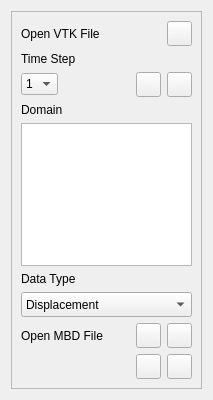
<?xml version="1.0" encoding="UTF-8"?>
<ui version="4.0">
 <class>VTKDockWidget</class>
 <widget class="QWidget" name="VTKDockWidget">
  <property name="geometry">
   <rect>
    <x>0</x>
    <y>0</y>
    <width>213</width>
    <height>400</height>
   </rect>
  </property>
  <property name="maximumSize">
   <size>
    <width>213</width>
    <height>400</height>
   </size>
  </property>
  <property name="windowTitle">
   <string>Form</string>
  </property>
  <layout class="QVBoxLayout" name="verticalLayout">
   <item>
    <widget class="QFrame" name="frame">
     <property name="frameShape">
      <enum>QFrame::StyledPanel</enum>
     </property>
     <property name="frameShadow">
      <enum>QFrame::Raised</enum>
     </property>
     <layout class="QVBoxLayout" name="verticalLayout_2">
      <item>
       <layout class="QHBoxLayout" name="horizontalLayout">
        <item>
         <widget class="QLabel" name="label">
          <property name="font">
           <font>
            <pointsize>9</pointsize>
           </font>
          </property>
          <property name="text">
           <string>Open VTK File</string>
          </property>
         </widget>
        </item>
        <item>
         <spacer name="horizontalSpacer">
          <property name="orientation">
           <enum>Qt::Horizontal</enum>
          </property>
          <property name="sizeHint" stdset="0">
           <size>
            <width>40</width>
            <height>20</height>
           </size>
          </property>
         </spacer>
        </item>
        <item>
         <widget class="QPushButton" name="pushButton_2">
          <property name="minimumSize">
           <size>
            <width>25</width>
            <height>25</height>
           </size>
          </property>
          <property name="maximumSize">
           <size>
            <width>25</width>
            <height>25</height>
           </size>
          </property>
          <property name="text">
           <string/>
          </property>
          <property name="icon">
           <iconset resource="../MainWindow.qrc">
            <normaloff>:/main_wind/figure/main_wind/open.png</normaloff>:/main_wind/figure/main_wind/open.png</iconset>
          </property>
         </widget>
        </item>
       </layout>
      </item>
      <item>
       <widget class="QLabel" name="label_3">
        <property name="maximumSize">
         <size>
          <width>16777215</width>
          <height>15</height>
         </size>
        </property>
        <property name="font">
         <font>
          <pointsize>9</pointsize>
         </font>
        </property>
        <property name="text">
         <string>Time Step</string>
        </property>
       </widget>
      </item>
      <item>
       <layout class="QHBoxLayout" name="horizontalLayout_2">
        <property name="spacing">
         <number>6</number>
        </property>
        <item>
         <widget class="QComboBox" name="comboBox_2">
          <item>
           <property name="text">
            <string>1</string>
           </property>
          </item>
          <item>
           <property name="text">
            <string>2</string>
           </property>
          </item>
          <item>
           <property name="text">
            <string>3</string>
           </property>
          </item>
          <item>
           <property name="text">
            <string>4</string>
           </property>
          </item>
          <item>
           <property name="text">
            <string>5</string>
           </property>
          </item>
         </widget>
        </item>
        <item>
         <spacer name="horizontalSpacer_3">
          <property name="orientation">
           <enum>Qt::Horizontal</enum>
          </property>
          <property name="sizeHint" stdset="0">
           <size>
            <width>40</width>
            <height>20</height>
           </size>
          </property>
         </spacer>
        </item>
        <item>
         <widget class="QPushButton" name="pushButton_4">
          <property name="minimumSize">
           <size>
            <width>25</width>
            <height>25</height>
           </size>
          </property>
          <property name="maximumSize">
           <size>
            <width>25</width>
            <height>25</height>
           </size>
          </property>
          <property name="text">
           <string/>
          </property>
          <property name="icon">
           <iconset resource="../FEMWindow.qrc">
            <normaloff>:/fem_wind/figure/fem_wind/fem_movie (copy).png</normaloff>:/fem_wind/figure/fem_wind/fem_movie (copy).png</iconset>
          </property>
         </widget>
        </item>
        <item>
         <widget class="QPushButton" name="pushButton_3">
          <property name="minimumSize">
           <size>
            <width>25</width>
            <height>25</height>
           </size>
          </property>
          <property name="maximumSize">
           <size>
            <width>25</width>
            <height>25</height>
           </size>
          </property>
          <property name="text">
           <string/>
          </property>
          <property name="icon">
           <iconset resource="../FEMWindow.qrc">
            <normaloff>:/fem_wind/figure/fem_wind/fem_movie.png</normaloff>:/fem_wind/figure/fem_wind/fem_movie.png</iconset>
          </property>
         </widget>
        </item>
       </layout>
      </item>
      <item>
       <widget class="QLabel" name="label_4">
        <property name="maximumSize">
         <size>
          <width>16777215</width>
          <height>15</height>
         </size>
        </property>
        <property name="font">
         <font>
          <pointsize>9</pointsize>
         </font>
        </property>
        <property name="text">
         <string>Domain</string>
        </property>
       </widget>
      </item>
      <item>
       <widget class="QTableWidget" name="tableWidget"/>
      </item>
      <item>
       <widget class="QLabel" name="label_2">
        <property name="maximumSize">
         <size>
          <width>16777215</width>
          <height>15</height>
         </size>
        </property>
        <property name="font">
         <font>
          <pointsize>9</pointsize>
         </font>
        </property>
        <property name="text">
         <string>Data Type </string>
        </property>
       </widget>
      </item>
      <item>
       <widget class="QComboBox" name="comboBox">
        <property name="minimumSize">
         <size>
          <width>80</width>
          <height>25</height>
         </size>
        </property>
        <property name="font">
         <font>
          <pointsize>9</pointsize>
         </font>
        </property>
        <item>
         <property name="text">
          <string>Displacement</string>
         </property>
        </item>
        <item>
         <property name="text">
          <string>Strain11</string>
         </property>
        </item>
        <item>
         <property name="text">
          <string>Strain12</string>
         </property>
        </item>
        <item>
         <property name="text">
          <string>Strain13</string>
         </property>
        </item>
        <item>
         <property name="text">
          <string>Strain22</string>
         </property>
        </item>
        <item>
         <property name="text">
          <string>Strain23</string>
         </property>
        </item>
        <item>
         <property name="text">
          <string>Strain33</string>
         </property>
        </item>
        <item>
         <property name="text">
          <string>Stress11</string>
         </property>
        </item>
        <item>
         <property name="text">
          <string>Stress12</string>
         </property>
        </item>
        <item>
         <property name="text">
          <string>Stress13</string>
         </property>
        </item>
        <item>
         <property name="text">
          <string>Stress22</string>
         </property>
        </item>
        <item>
         <property name="text">
          <string>Stress23</string>
         </property>
        </item>
        <item>
         <property name="text">
          <string>Stress33</string>
         </property>
        </item>
       </widget>
      </item>
      <item>
       <layout class="QHBoxLayout" name="horizontalLayout_4">
        <item>
         <widget class="QLabel" name="label_5">
          <property name="font">
           <font>
            <pointsize>9</pointsize>
           </font>
          </property>
          <property name="text">
           <string>Open MBD File</string>
          </property>
         </widget>
        </item>
        <item>
         <spacer name="horizontalSpacer_4">
          <property name="orientation">
           <enum>Qt::Horizontal</enum>
          </property>
          <property name="sizeHint" stdset="0">
           <size>
            <width>40</width>
            <height>20</height>
           </size>
          </property>
         </spacer>
        </item>
        <item>
         <widget class="QPushButton" name="pushButton_7">
          <property name="minimumSize">
           <size>
            <width>25</width>
            <height>25</height>
           </size>
          </property>
          <property name="maximumSize">
           <size>
            <width>25</width>
            <height>25</height>
           </size>
          </property>
          <property name="text">
           <string/>
          </property>
          <property name="icon">
           <iconset resource="../MainWindow.qrc">
            <normaloff>:/main_wind/figure/main_wind/open.png</normaloff>:/main_wind/figure/main_wind/open.png</iconset>
          </property>
         </widget>
        </item>
        <item>
         <widget class="QPushButton" name="pushButton_6">
          <property name="minimumSize">
           <size>
            <width>25</width>
            <height>25</height>
           </size>
          </property>
          <property name="maximumSize">
           <size>
            <width>25</width>
            <height>25</height>
           </size>
          </property>
          <property name="text">
           <string/>
          </property>
          <property name="icon">
           <iconset resource="../CADWindow.qrc">
            <normaloff>:/cad_wind/figure/cad_wind/ok.png</normaloff>:/cad_wind/figure/cad_wind/ok.png</iconset>
          </property>
         </widget>
        </item>
       </layout>
      </item>
      <item>
       <layout class="QHBoxLayout" name="horizontalLayout_3">
        <property name="spacing">
         <number>6</number>
        </property>
        <item>
         <spacer name="horizontalSpacer_2">
          <property name="orientation">
           <enum>Qt::Horizontal</enum>
          </property>
          <property name="sizeHint" stdset="0">
           <size>
            <width>40</width>
            <height>20</height>
           </size>
          </property>
         </spacer>
        </item>
        <item>
         <widget class="QPushButton" name="pushButton">
          <property name="minimumSize">
           <size>
            <width>25</width>
            <height>25</height>
           </size>
          </property>
          <property name="maximumSize">
           <size>
            <width>25</width>
            <height>25</height>
           </size>
          </property>
          <property name="text">
           <string/>
          </property>
          <property name="icon">
           <iconset resource="../CADWindow.qrc">
            <normaloff>:/cad_wind/figure/cad_wind/ok.png</normaloff>:/cad_wind/figure/cad_wind/ok.png</iconset>
          </property>
         </widget>
        </item>
        <item>
         <widget class="QPushButton" name="pushButton_5">
          <property name="minimumSize">
           <size>
            <width>25</width>
            <height>25</height>
           </size>
          </property>
          <property name="maximumSize">
           <size>
            <width>25</width>
            <height>25</height>
           </size>
          </property>
          <property name="text">
           <string/>
          </property>
          <property name="icon">
           <iconset resource="../FEMWindow.qrc">
            <normaloff>:/fem_wind/figure/fem_wind/printer.png</normaloff>:/fem_wind/figure/fem_wind/printer.png</iconset>
          </property>
         </widget>
        </item>
       </layout>
      </item>
      <item>
       <spacer name="verticalSpacer">
        <property name="orientation">
         <enum>Qt::Vertical</enum>
        </property>
        <property name="sizeHint" stdset="0">
         <size>
          <width>20</width>
          <height>40</height>
         </size>
        </property>
       </spacer>
      </item>
     </layout>
    </widget>
   </item>
  </layout>
 </widget>
 <resources>
  <include location="../CADWindow.qrc"/>
  <include location="../MainWindow.qrc"/>
  <include location="../FEMWindow.qrc"/>
 </resources>
 <connections/>
</ui>
